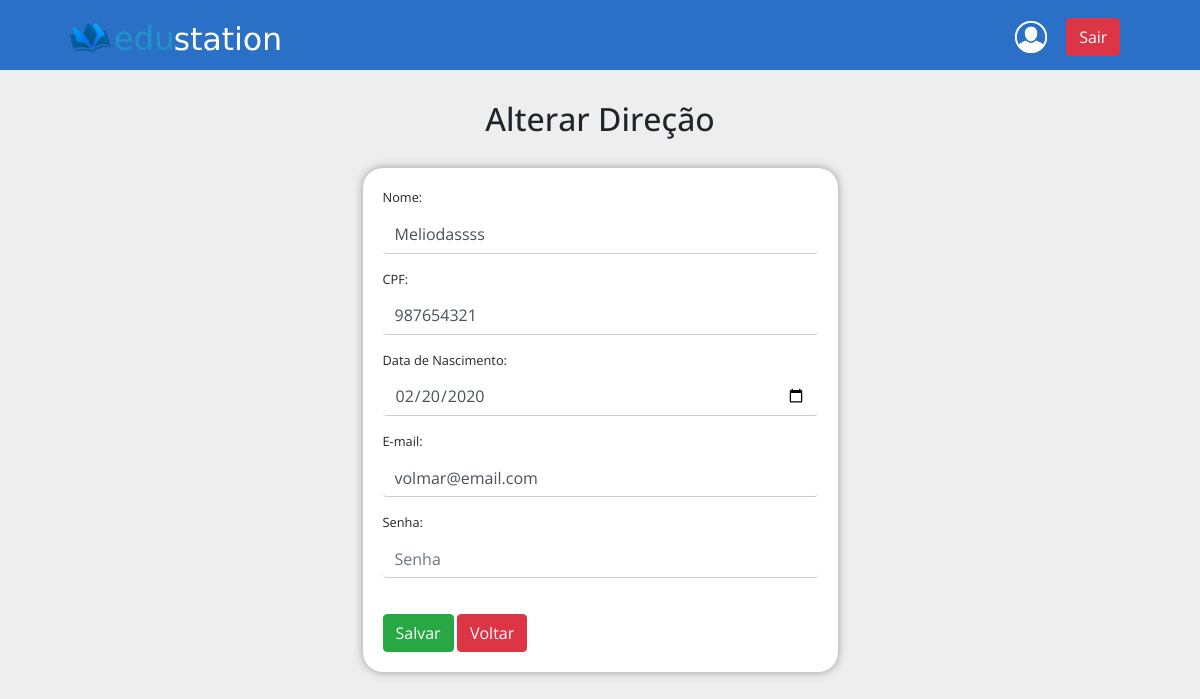
The page /alterInfoDirection.php?id=1 (signed in) on the database its author committed.
### tables this page shows
CREATE TABLE `direction` (
  `id` int(11) NOT NULL,
  `tname` varchar(255) NOT NULL,
  `cpf` varchar(15) NOT NULL,
  `date_nasc` date NOT NULL,
  `email` varchar(255) NOT NULL,
  `pass` varchar(32) NOT NULL
);

### classes/UsersDirection.php (called while the page is built, shortened)
<?php
class UsersDirection
{
    public function getInfo($id)
    {
        global $pdo;
        $sql = $pdo->prepare("SELECT * FROM direction WHERE id = :id");
        $sql->bindValue(":id", $id);
        $sql->execute();
        if ($sql->rowCount() > 0) {
            $info = $sql->fetch();
        }
        return $info;
    }
}

### alterInfoDirection.php (the view, shortened to what this page needs)
<?php
require __DIR__ . "/pages/header.php";
require __DIR__ . "/classes/UsersDirection.php";
$user = new UsersDirection();
if (isset($_GET['id']) && !empty($_GET['id'])) {
    $info = $user->getInfo($_GET['id']);
}
?>
<h1 class="title">Alterar Direção</h1>
<div class="container">
    <div class="row">
        <div class="col-sm-5">
        <form method="post" class="style_form">
            <div class="form-group">
                <label for="exampleInputName">Nome: </label>
                <input type="text" name="tname" value="<?= $info['tname'];?>" class="form-control" id="exampleInputName" placeholder="Nome do diretor">
            </div>
            <div class="form-group">
                <label for="exampleInputCpf">CPF: </label>
                <input type="text" name="cpf" value="<?= $info['cpf'];?>" class="form-control" id="exampleInputCpf" placeholder="CPF do diretor">
            </div>
            <div class="form-group">
                <label for="exampleInputDate">Data de Nascimento: </label>
                <input type="date" name="date_nasc" value="<?= $info['date_nasc'];?>" class="form-control" id="exampleInputDate">
            </div>
            <div class="form-group">
                <label for="exampleInputEmail1">E-mail: </label>
                <input type="email" name="email" value="<?= $info['email'];?>" class="form-control" id="exampleInputEmail1" placeholder="E-mail do diretor">
            </div>
            <div class="form-group">
                <label for="exampleInputPassword1">Senha: </label>
                <input type="password" name="pass" class="form-control" id="exampleInputPassword1" placeholder="Senha">
            </div>
            <br>
            <button type="submit" class="btn btn-success">Salvar</button>
            <a href="getAllDirection.php"><button type="button" class="btn btn-danger">Voltar</button></a>
        </form>
        </div>
    </div>
</div>
<?php
require __DIR__ . "/pages/footer.php";
?>

### assets/css/style.css (style rules this page uses)
.container input { border: none; border-bottom: 1px solid #ccc; background-color: #fff; }
.title { margin-top: 30px; margin-bottom: 30px; font-size: 2em; text-align: center; }
.container .col-sm-5 { margin: auto; border-radius: 20px; box-shadow: 0px 0px 10px #999; background-color: #fff; padding: 20px; font-size: 0.8em; }
.col-sm-5 input { border: none; border-bottom: 1px solid #ccc; background-color: #fff; }

### rows shown on the page
direction: tname "Meliodassss", cpf "987654321", date_nasc "02/20/2020", email "volmar@email.com"
